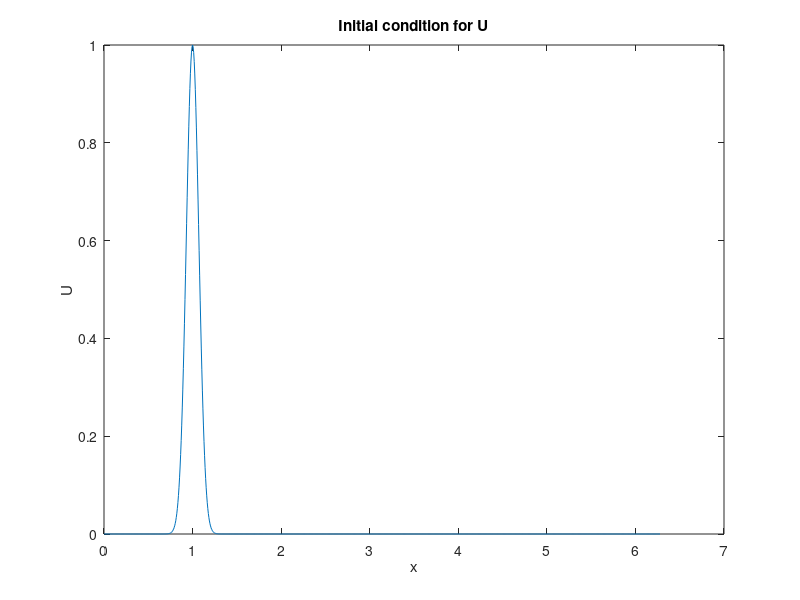
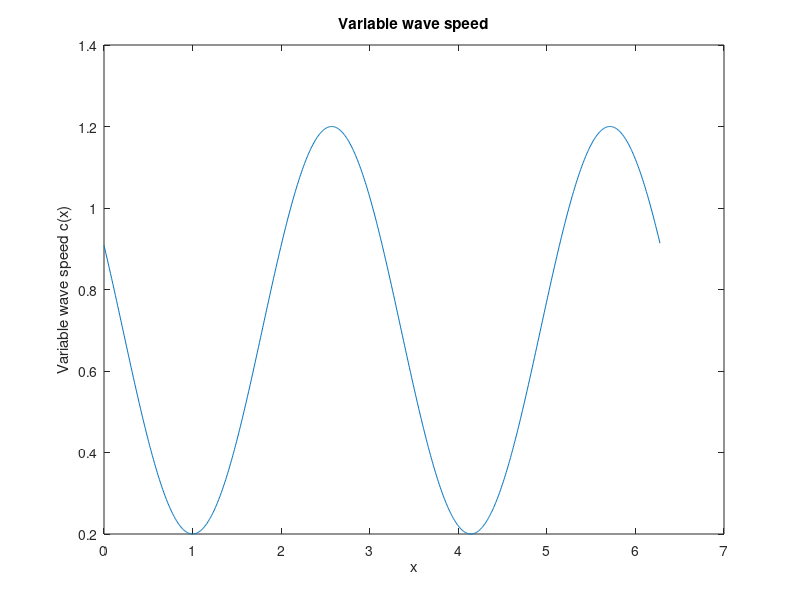
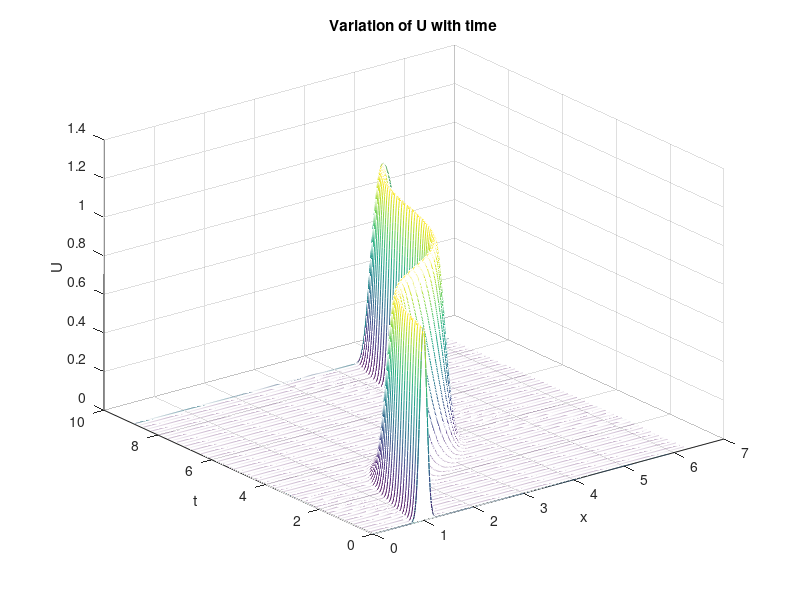
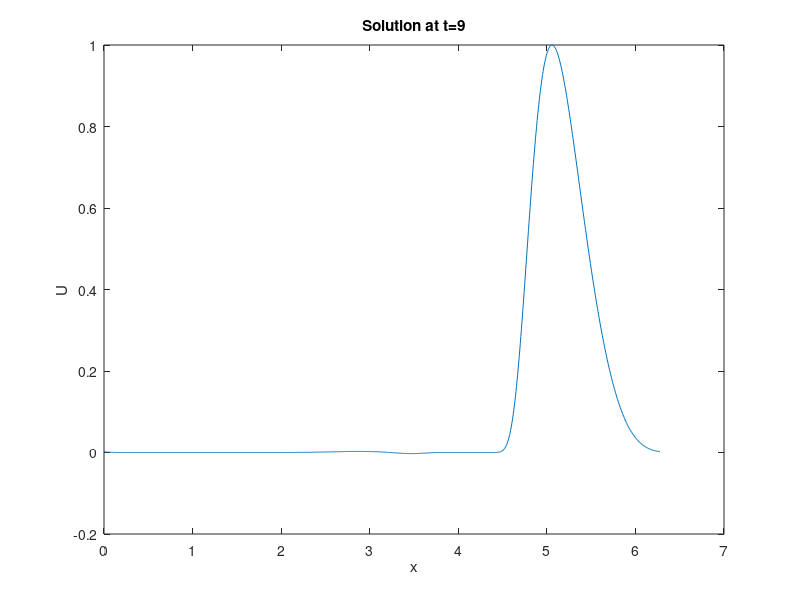

These charts were generated, in order, by the following MATLAB code:
% Ask if the user wants default values
answer = input("Do you want to use defaults (L = 2pi, n = 128, T = 9, c(x) = 1/5 + sin(x-1)^2, U_kt_1 = exp(-100*(x-1).^2)? (no = 0, yes = 1): ");
if answer == 0
    L = input("Length of medium: ");
    T = input("Maximum time: ");
    n = input ("Number of x intervals: ");
else
    L = 2.*pi;
    T = 9.;
    n = 512;
end

dx = L/(2*n);
dt = dx/4;
x = linspace(0,L-dx,2*n)';

wavenu = [0:n -n+1:-1]';
if answer == 0
    c = input("Function for the wave speed: ");
    U_tk_1 = input("Initial condition at t = 0: ");
    U_tk_2 = exp(-100*(x - (dt/5.) - 1).^2);
else
    c = 1/5 + sin(x-1).^2;
    U_tk_1 = exp(-100*(x - 1).^2);
    U_tk_2 = exp(-100*(x - (dt/5.) - 1).^2);
end

figure(1)
plot(x, U_tk_1, '-')
title("Initial condition for U")
xlabel("x")
ylabel("U")

% Store the solution at every 100th timestep to plot later.
m = round(T/dt);
U = zeros(2*n, round(m/100));
tvec = zeros(round(m/100), 1);

t = 0;
U(:, 1) = U_tk_1;
tvect(1) = t;

U_tk = zeros(2*n, 1);

% Move solution forward for each step in time.

num = 1;
for k = 1:m-1
    t = t + dt;

    uhat = fft(U_tk_1);
    what = 1i*wavenu.*(uhat);
    w = (ifft(what));
    U_tk = U_tk_2 - 2*dt*c.*w;
    U_tk_2 = U_tk_1;
    U_tk_1 = U_tk;

    if mod(k, 100) == 0
        U(:, num + 1) = abs(U_tk);
        tvec(num + 1) = t;
        num = num + 1;
    end
end

% Plot the final figures.
figure(2)
plot(x, c, '-')
title("Variable wave speed")
xlabel("x")
ylabel("Variable wave speed c(x)")

figure(3)
waterfall(x, tvec, U')
title("Variation of U with time")
xlabel("x")
ylabel("t")
zlabel("U")

figure(4)
plot(x, U_tk)
title("Solution at t=9")
xlabel("x")
ylabel("U")